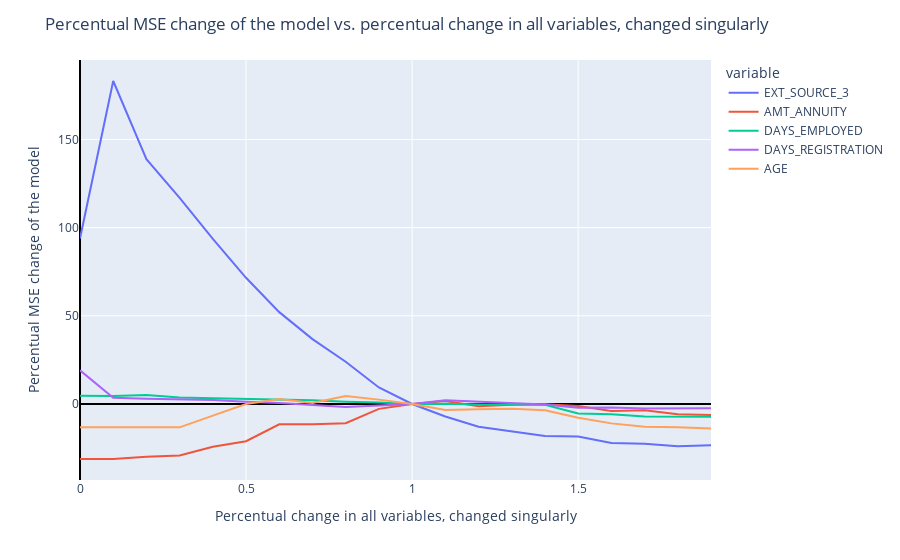

This figure's notebook cell:
### Markdown cell above
# [#5 - #6] Analyze some test record

### Code cell
variables = ['EXT_SOURCE_3', 'AMT_ANNUITY', 'DAYS_EMPLOYED', 'DAYS_REGISTRATION', 'AGE']

def plot_difference(option):
    # option argument could be "singularly" or "together"

    # Defining the "fitting" function, which will repeat in any cases and return the results dictionary
    def fitting():

        # Fit the model and predict
        df_test_dmatrix_mod = xgb.DMatrix(df_test_mod.drop(columns='SK_ID_CURR'),
                                          enable_categorical=True)

        xgb_base_test_results_mod = xgb_base_model.predict(df_test_dmatrix_mod)

        # Store the percentual change in the results dictionary and transform it to a dataframe
        results[change] = metrics.mean_squared_error(df_target_test[:number], xgb_base_test_results_mod)

        results[change] = ((results[change] - benchmark) / benchmark) * 100

        return results

    # Define the number of samples taken as subset of test set
    number = 30

    # Calculate the benchmark performance
    benchmark = metrics.mean_squared_error(df_target_test[:number], xgb_base_test_results[:number])

    if option == 'together':

        # Create a dictionary to store the changes
        results = dict()

        # Iterate over 0 to 100%, with 10% steps
        for change in np.arange(0, 2, 0.1):

            # Take a subset of the test set
            df_test_mod = df_test.iloc[:number, :].copy(deep=True)

            # For each column in the dataset
            for var in df_test_mod:
                # If the column is in the variables we chose:
                if var in variables:
                    # Change the column by the given change
                    df_test_mod[var] = df_test_mod[var] * change

            results = fitting()

        df = pd.DataFrame.from_dict(results, orient = 'index', columns = ['difference'])

    elif option == 'singularly':

        # Define an empty dataset
        df = pd.DataFrame()

        # Iterate over each variable
        for var in variables:

            # Stores the results in a dictionary
            results = dict()

            #For each number in [0%;200%] with 10% step
            for change in np.arange(0, 2, 0.1):

                # Get the copy of the dataset with a length == number
                df_test_mod = df_test.iloc[:number,:].copy(deep = True)

                # Change the column by the given step
                df_test_mod[var] = df_test_mod[var] * change

                results = fitting()

            # Create a temporary dataframe, which has as index the steps and the column is the variable name; the cell is the relative change in the metrics
            temp_df = pd.DataFrame.from_dict(results, orient = 'index', columns = [var])

            # Concatenate the dataframe
            df = pd.concat([df, temp_df], axis = 1)

    # Plot the resulting dataframe
    fig = px.line(df,
                  x = df.index,
                  y = df.columns[:])

    fig.update_xaxes(zeroline=True, zerolinewidth=2, zerolinecolor='Black')
    fig.update_yaxes(zeroline=True, zerolinewidth=2, zerolinecolor='Black')
    fig.update_layout(title="Percentual MSE change of the model vs. percentual change in all variables, changed {}".format(option),
                      xaxis_title="Percentual change in all variables, changed {}".format(option),
                      yaxis_title="Percentual MSE change of the model")

    fig.show()

plot_difference('singularly')

### Figure 1 — Plotly figure (JSON) as saved in the notebook; plotly's stock layout.template omitted (floating-point values rounded to 4 significant figures)
{"data": [{"hovertemplate": "variable=EXT_SOURCE_3<br>index=%{x}<br>value=%{y}<extra></extra>", "legendgroup": "EXT_SOURCE_3", "line": {"color": "#636efa", "dash": "solid"}, "marker": {"symbol": "circle"}, "mode": "lines", "name": "EXT_SOURCE_3", "orientation": "v", "showlegend": true, "x": [0.0, 0.1, 0.2, 0.3, 0.4, 0.5, 0.6, 0.7, 0.8, 0.9, 1.0, 1.1, 1.2, 1.3, 1.4, 1.5, 1.6, 1.7, 1.8, 1.9], "xaxis": "x", "y": [93.88, 183.1, 138.8, 116.9, 93.6, 71.56, 52.08, 36.78, 23.98, 9.362, 0.0, -7.09, -12.88, -15.68, -18.12, -18.48, -22.18, -22.58, -23.91, -23.38], "yaxis": "y", "type": "scatter"}, {"hovertemplate": "variable=AMT_ANNUITY<br>index=%{x}<br>value=%{y}<extra></extra>", "legendgroup": "AMT_ANNUITY", "line": {"color": "#EF553B", "dash": "solid"}, "marker": {"symbol": "circle"}, "mode": "lines", "name": "AMT_ANNUITY", "orientation": "v", "showlegend": true, "x": [0.0, 0.1, 0.2, 0.3, 0.4, 0.5, 0.6, 0.7, 0.8, 0.9, 1.0, 1.1, 1.2, 1.3, 1.4, 1.5, 1.6, 1.7, 1.8, 1.9], "xaxis": "x", "y": [-31.2, -31.2, -29.98, -29.24, -24.25, -21.12, -11.53, -11.45, -10.9, -2.77, 0.0, 1.636, -1.28, -0.4796, -0.1634, -1.165, -3.916, -3.518, -5.847, -6.296], "yaxis": "y", "type": "scatter"}, {"hovertemplate": "variable=DAYS_EMPLOYED<br>index=%{x}<br>value=%{y}<extra></extra>", "legendgroup": "DAYS_EMPLOYED", "line": {"color": "#00cc96", "dash": "solid"}, "marker": {"symbol": "circle"}, "mode": "lines", "name": "DAYS_EMPLOYED", "orientation": "v", "showlegend": true, "x": [0.0, 0.1, 0.2, 0.3, 0.4, 0.5, 0.6, 0.7, 0.8, 0.9, 1.0, 1.1, 1.2, 1.3, 1.4, 1.5, 1.6, 1.7, 1.8, 1.9], "xaxis": "x", "y": [4.714, 4.515, 5.072, 3.688, 3.187, 2.803, 2.798, 2.081, 1.321, 0.8754, 0.0, 0.1591, -0.3208, -0.4928, -0.508, -5.425, -5.85, -7.103, -7.1, -7.282], "yaxis": "y", "type": "scatter"}, {"hovertemplate": "variable=DAYS_REGISTRATION<br>index=%{x}<br>value=%{y}<extra></extra>", "legendgroup": "DAYS_REGISTRATION", "line": {"color": "#ab63fa", "dash": "solid"}, "marker": {"symbol": "circle"}, "mode": "lines", "name": "DAYS_REGISTRATION", "orientation": "v", "showlegend": true, "x": [0.0, 0.1, 0.2, 0.3, 0.4, 0.5, 0.6, 0.7, 0.8, 0.9, 1.0, 1.1, 1.2, 1.3, 1.4, 1.5, 1.6, 1.7, 1.8, 1.9], "xaxis": "x", "y": [19.07, 3.462, 2.975, 2.78, 2.189, 1.306, 0.61, -0.5342, -1.667, -0.8476, 0.0, 2.057, 1.159, 0.3459, -0.3278, -2.105, -2.001, -2.529, -2.408, -2.408], "yaxis": "y", "type": "scatter"}, {"hovertemplate": "variable=AGE<br>index=%{x}<br>value=%{y}<extra></extra>", "legendgroup": "AGE", "line": {"color": "#FFA15A", "dash": "solid"}, "marker": {"symbol": "circle"}, "mode": "lines", "name": "AGE", "orientation": "v", "showlegend": true, "x": [0.0, 0.1, 0.2, 0.3, 0.4, 0.5, 0.6, 0.7, 0.8, 0.9, 1.0, 1.1, 1.2, 1.3, 1.4, 1.5, 1.6, 1.7, 1.8, 1.9], "xaxis": "x", "y": [-13.24, -13.24, -13.24, -13.24, -6.576, 0.009122, 2.797, 0.5106, 4.476, 2.473, 0.0, -3.449, -2.996, -2.736, -3.545, -7.792, -11.0, -12.94, -13.26, -13.9], "yaxis": "y", "type": "scatter"}], "layout": {"xaxis": {"anchor": "y", "domain": [0.0, 1.0], "title": {"text": "Percentual change in all variables, changed singularly"}, "zeroline": true, "zerolinewidth": 2, "zerolinecolor": "Black"}, "yaxis": {"anchor": "x", "domain": [0.0, 1.0], "title": {"text": "Percentual MSE change of the model"}, "zeroline": true, "zerolinewidth": 2, "zerolinecolor": "Black"}, "legend": {"title": {"text": "variable"}, "tracegroupgap": 0}, "margin": {"t": 60}, "title": {"text": "Percentual MSE change of the model vs. percentual change in all variables, changed singularly"}}}
